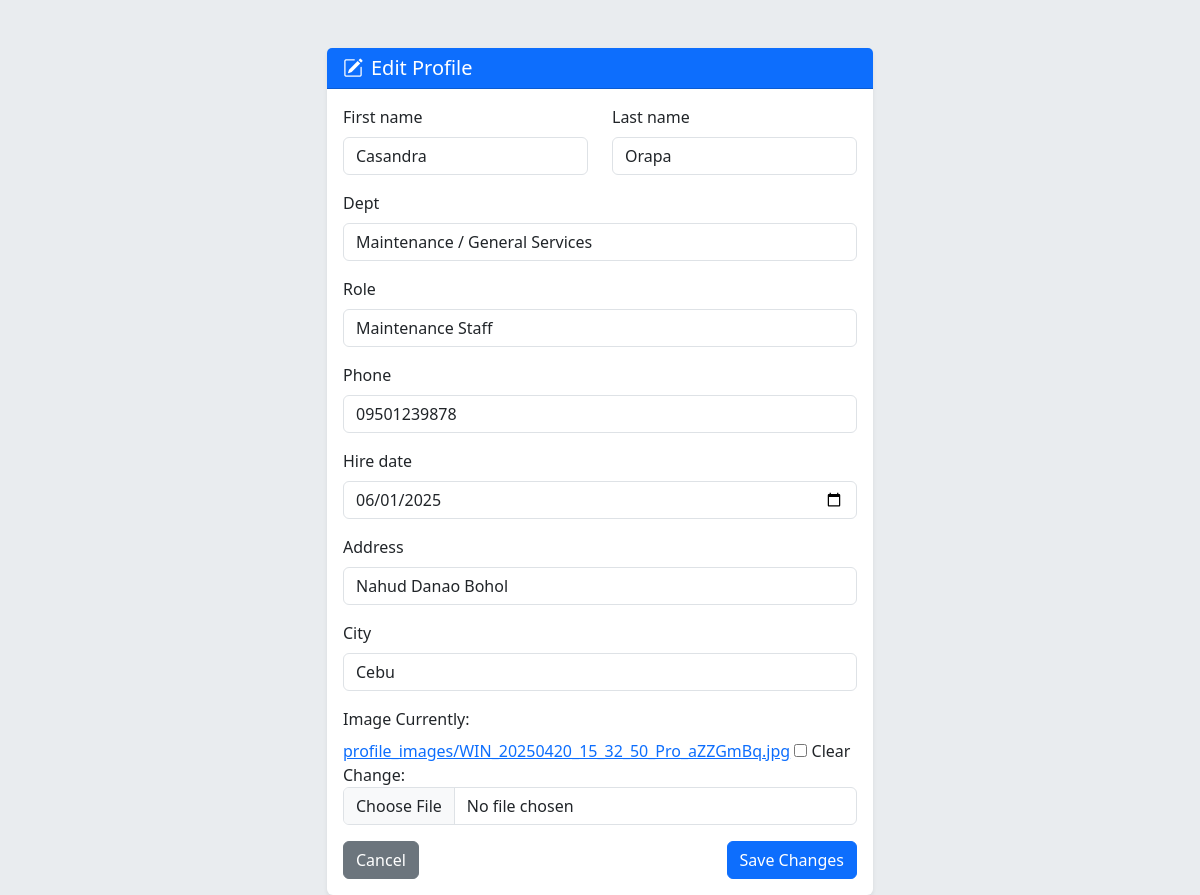
Page /edit_profile/ (signed in) on the committed database.
### staffApp/models.py (models this page shows, shortened)
class staffProfile(models.Model):
    user = models.OneToOneField(User, on_delete=models.CASCADE, null = True)
    first_name = models.CharField(max_length=100, null = False)
    last_name = models.CharField(max_length=100)
    dept = models.ForeignKey(Department, on_delete=models.CASCADE)
    salary = models.IntegerField(default=0)
    bonus = models.IntegerField(default=0)
    role = models.ForeignKey(Role, on_delete=models.CASCADE)
    phone = models.CharField(max_length=15, default=0)
    hire_date = models.DateField()
    email = models.EmailField(max_length=100, null = False)
    address = models.CharField(max_length=100)
    city = models.CharField(max_length=100)
    is_approved = models.BooleanField(default=False) # for admin approval
    image = models.ImageField(upload_to='profile_images/', default='profile_images/default.jpg', null=True, blank=True)

### staffApp/views.py (the view)
# urls.py: path('edit_profile/', views.edit_profile, name='edit_profile'),
@login_required
def edit_profile(request):
    profile = staffProfile.objects.get(user=request.user)
    if request.method == 'POST':
        form = StaffProfileForm(request.POST, request.FILES, instance=profile)
        if form.is_valid():
            form.save()
            return redirect('dashboard')
    else:
        form = StaffProfileForm(instance=profile)
    return render(request, 'staffApp/edit_profile.html', {'form': form})

### staffApp/forms.py
class StaffProfileForm(forms.ModelForm):
    hire_date = forms.DateField(widget=forms.DateInput(attrs={'type': 'date'}))
    class Meta:
        model = staffProfile
        exclude = ['user', 'salary', 'bonus', 'email', 'is_approved']

### staffApp/models.py (called while the page is built)
    def __str__(self):
        return self.name

    def __str__(self):
        return self.name

### staffApp/templates/staffApp/edit_profile.html (shortened to what this page needs)
{% extends 'layout.html' %}
{% load static %}
{% load widget_tweaks %}
{% block content %}
<div class="container mt-5">
    <div class="row justify-content-center">
        <div class="col-md-8 col-lg-6">
            <div class="card shadow-sm border-0">
                <div class="card-header bg-primary text-white">
                    <h5 class="mb-0"><i class="bi bi-pencil-square me-2"></i>Edit Profile</h5>
                </div>
                <div class="card-body">
                    <form method="post" enctype="multipart/form-data">
                        <div class="row">
                            <div class="col">
                                <div class="mb-3">
                                    <label for="{{ form.first_name.id_for_label }}" class="form-label">{{ form.first_name.label }}</label>
                                    {{ form.first_name|add_class:"form-control" }}
                                </div>
                            </div>
                            <div class="col">
                                <div class="mb-3">
                                    <label for="{{ form.last_name.id_for_label }}" class="form-label">{{ form.last_name.label }}</label>
                                    {{ form.last_name|add_class:"form-control" }}
                                </div>
                            </div>
                        </div>
                        {% for field in form %}
                            {% if field.name != 'first_name' and field.name != 'last_name' %}
                                <div class="mb-3">
                                    <label for="{{ field.id_for_label }}" class="form-label">{{ field.label }}</label>
                                    {{ field|add_class:"form-control" }}
                                </div>
                            {% endif %}
                        {% endfor %}
                        <div class="d-flex justify-content-between">
                            <a href="{% url 'dashboard' %}" class="btn btn-secondary">Cancel</a>
                            <button type="submit" class="btn btn-primary">Save Changes</button>
                        </div>
                    </form>
                </div>
            </div>
        </div>
    </div>
</div>
{% endblock %}

### static/css/styles.css (style rules this page uses)
body { background-color: #f8f9fa; background: #e9ecef; }

### rows in the picture
staffProfile: first_name "Casandra", last_name "Orapa", form "Maintenance / General Services" "Maintenance Staff" "09501239878" "06/01/2025" "Nahud Danao Bohol" "Cebu"

### other values in the picture
{{ field.label }} "Dept" "Role" "Phone" "Hire date" "Address" "City" "Image"
